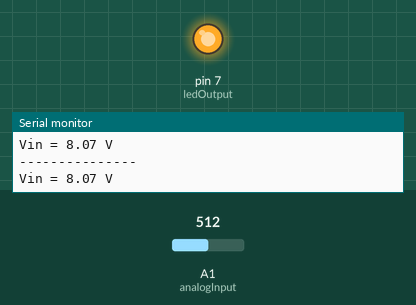
Recording of a sketch running on a simulated Arduino Uno, built with avr-gcc and run on an emulated ATmega328P. Shown: output pins drawn as LEDs (lit = HIGH), the last lines printed to the serial monitor. The test bench sets the inputs (shaded band); at power-on: A1 (analogInput) = 512.

Above: at 5.8 s.
5.9 s: A1 (analogInput) set to 528
11.9 s: A1 (analogInput) set to 555
At 16.4 s:
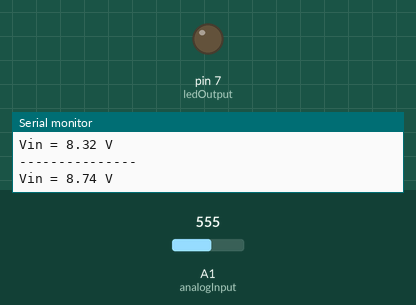
17.9 s: A1 (analogInput) set to 511
At 21.4 s:
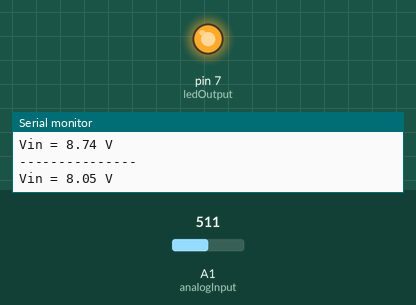
23.9 s: A1 (analogInput) set to 716
At 26.4 s:
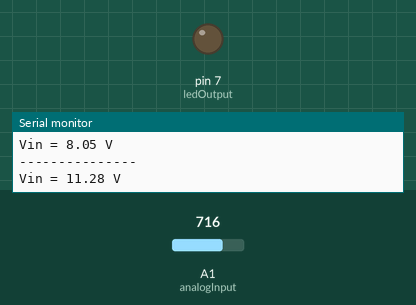
Timing chart, 0 to 27.9 s (numbered marks = the images above; inputs shaded):
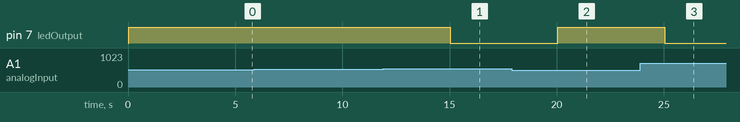

The sketch:

Tension_Aeris_II.ino
```cpp
/* AERIS II */

// Mesure tension Arduino

//..............................................................

// Initialisation

int analogInput = 1;
int ledOutput = 7;
float Vout = 0.0;
float Vin = 0.0;
float R1 = 10000;    // Résistance de R1
float R2 = 4700;     // Résistance de R2
float erreur = 0.0315; // Erreur pont de résistances

// Variable de stockage

int valeur = 0;

// Démarrage

  void setup() {

    Serial.begin(9600);
    Serial.println(".....................");
    Serial.println("Tension pile/batterie");
    Serial.println(".....................");
    Serial.println("");

    pinMode(analogInput, INPUT);
    pinMode(ledOutput, OUTPUT);

  }

  void loop() {

// Lecture des valeurs

    valeur = analogRead(analogInput);

    Vout = (valeur * 5.0) / 1024.0; // Conversion analogique->numérique
    Vin = Vout / (R2/(R1+R2));

// Conversion selon marge d'erreur

    Vin = Vin + Vin*erreur;

    if (Vin < 0.13) {
      Vin=0.0;
     }

// Affichage de la tension Vin

  Serial.println("---------------");
  Serial.print("Vin = ");
  Serial.print(Vin);
  Serial.println(" V");


// Allumage LED si on est inférieur à une tension seuil

  if (Vin < 8.5){
    digitalWrite(ledOutput, HIGH);
  }
  else { digitalWrite(ledOutput, LOW); }

  delay(5000);
}
```

Measured:
- the behaviour switches between 539 and 540 on A1 (analogInput) (found by bisection; images 0 and 1)
- after the input at 11.9 s, pin 7 (ledOutput): HIGH → LOW after 3.1 s
- after the input at 17.9 s, pin 7 (ledOutput): LOW → HIGH after 2.1 s
- after the input at 23.9 s, pin 7 (ledOutput): HIGH → LOW after 1.1 s
